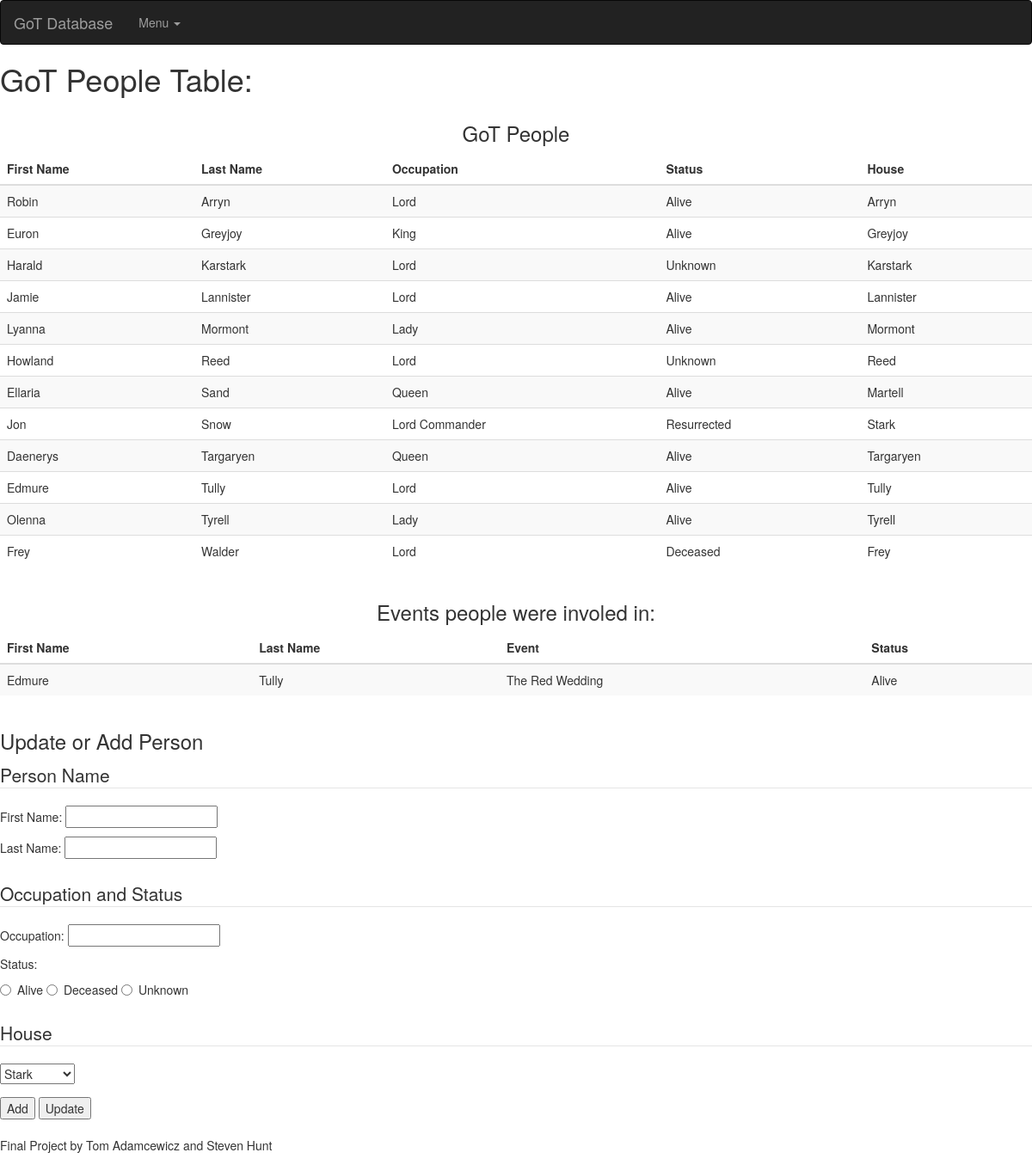
Before: /gotpeople.php with the older database file.
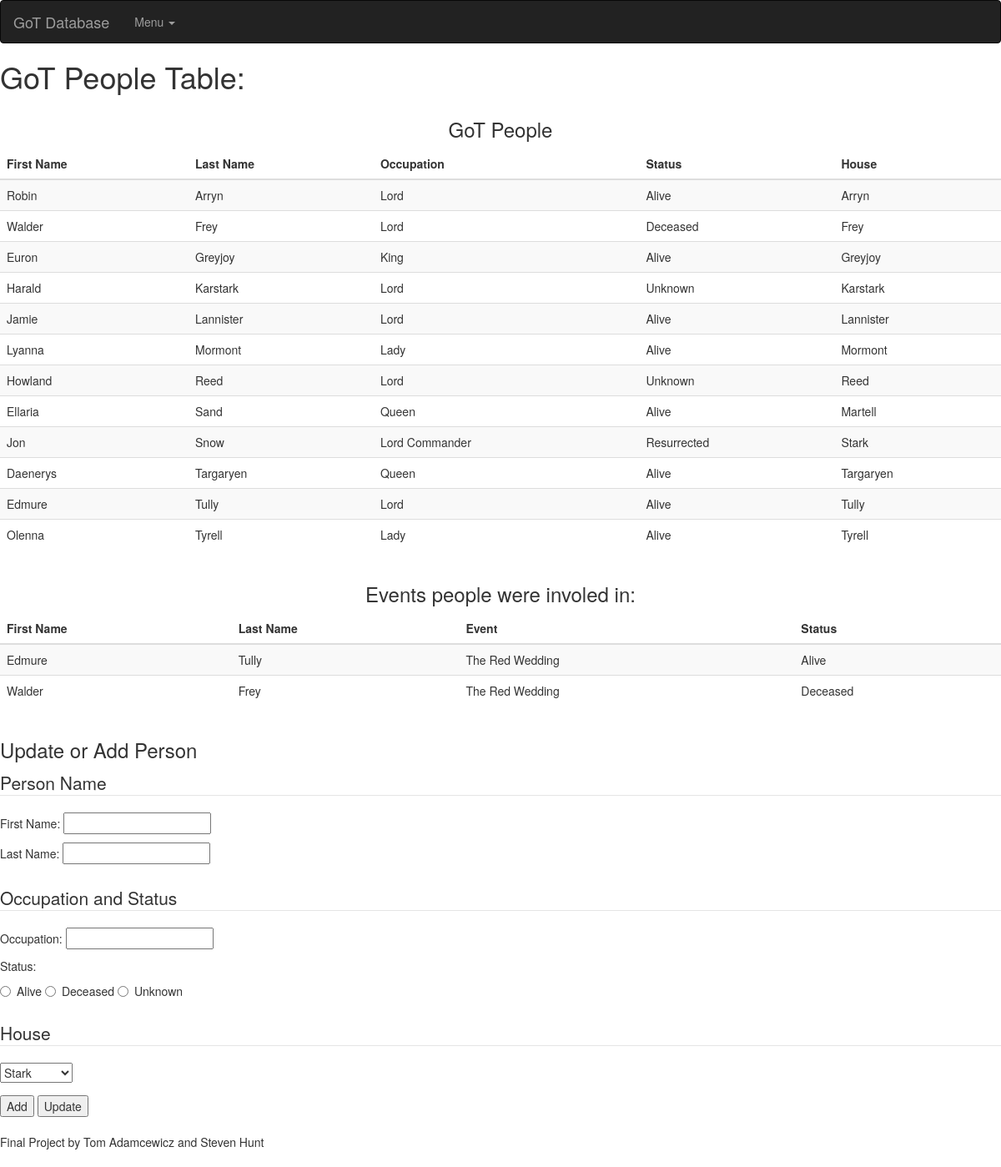
After: the same page with the newer database file.
### tables this page shows
CREATE TABLE GoTPeople
(
 id INT AUTO_INCREMENT PRIMARY KEY,
 FirstName VARCHAR(255) NOT NULL,
 LastName VARCHAR(255),
 Occupation VARCHAR(255),
 Status VARCHAR(255),
 HouseId INT
);

CREATE TABLE GoTHouses
(
 id INT AUTO_INCREMENT PRIMARY KEY,
 Name VARCHAR(255) NOT NULL,
 HeadId INT,
 Colors VARCHAR(255) NOT NULL,
 Sigil VARCHAR(255) NOT NULL,
 HouseWords VARCHAR(255), 
 FOREIGN KEY(HeadId) REFERENCES GoTPeople(id)
 ON DELETE SET NULL ON UPDATE CASCADE
);

### gotpeople.php (the view, shortened to what this page needs)
<?php
$dbhost = 'oniddb.cws.oregonstate.edu';
$dbname = 'adamcewt-db';
$dbuser = 'adamcewt-db';
$dbpass = 'lvM53HhGM1h1R6OO';
$mysqli = new mysqli($dbhost, $dbuser, $dbpass, $dbname);
?>
<!DOCTYPE html>
<html lang="en">
<head>
    <link href="css/bootstrap.min.css" rel="stylesheet">
</head>
<body>
<nav class="navbar navbar-inverse">
      <div class="container-fluid">
        <div class="navbar-header">
          <a class="navbar-brand" href="index.php">GoT Database</a>
        </div>
        <div class="collapse navbar-collapse" id="bs-example-navbar-collapse-2">
          <ul class="nav navbar-nav">
            <li class="dropdown">
              <a aria-expanded="false" class="dropdown-toggle" data-toggle="dropdown" href="#" role="button">Menu <span class="caret"></span></a>
            </li>
          </ul>
        </div>
      </div>
    </nav>
    <h1>GoT People Table:</h1>
<div class="table-responsive">
<table class="table table-sm table-striped table-hover">
	<h3 class="text-center">GoT People</h3>
  <thead class="thead thead-default">
		<tr>
			<th>First Name</th>
			<th>Last Name</th>
			<th>Occupation</th>
      <th>Status</th>
      <th>House</th>
		</tr>
  </thead>
<?php
if(!($stmt = $mysqli->prepare("SELECT p.FirstName, p.LastName, p.Occupation, p.Status, h.Name FROM GoTPeople p
    INNER JOIN GoTHouses h ON p.HouseId = h.id ORDER BY p.LastName"))){
  echo "Prepare failed: "  . $stmt->errno . " " . $stmt->error;
}
if(!$stmt->execute()){
  echo "Execute failed: "  . $mysqli->connect_errno . " " . $mysqli->connect_error;
}
if(!$stmt->bind_result($FirstName, $LastName, $Occupation, $Status, $HouseId)){
	echo "Bind failed: "  . $mysqli->connect_errno . " " . $mysqli->connect_error;
}
while($stmt->fetch()){
 echo "<tr>\n<td>" . $FirstName . "</td>\n<td>" . $LastName . "</td>\n<td>" . $Occupation . "</td>\n<td>" . $Status . "</td><td>". $HouseId . "</td>\n</tr>\n";
}
?>
</table>
</div>
<div class="table-responsive">
<table class="table table-sm table-striped table-hover">
  <h3 class="text-center">Events people were involed in:</h3>
  <thead class="thead thead-default">
    <tr>
      <th>First Name</th>
      <th>Last Name</th>
      <th>Event</th>
      <th>Status</th>
    </tr>
  </thead>
  <?php
if(!($stmt = $mysqli->prepare("SELECT p.FirstName, p.LastName, e.Name, p.Status FROM GoTPeople p
    INNER JOIN GoTPeopleEvents gpe ON p.id = gpe.pid
    INNER JOIN GoTEvents e ON gpe.eid = e.id GROUP BY p.FirstName ORDER BY e.Name"))){
  echo "Prepare failed: "  . $stmt->errno . " " . $stmt->error;
}
if(!$stmt->execute()){
  echo "Execute failed: "  . $mysqli->connect_errno . " " . $mysqli->connect_error;
}
if(!$stmt->bind_result($FirstName, $LastName, $Event, $Status)){
  echo "Bind failed: "  . $mysqli->connect_errno . " " . $mysqli->connect_error;
}
while($stmt->fetch()){
 echo "<tr>\n<td>" . $FirstName . "</td>\n<td>" . $LastName . "</td>\n<td>" . $Event . "</td><td>". $Status . "</td>\n</tr>\n";
}
?>
</table>
</div>
<div class="form">
<h3>Update or Add Person</h3>
<form class="form-block" method="post" action="gotpeople_add_update.php">
    <fieldset class="form-group">
      <legend>Person Name</legend>
      <p>First Name: <input type="text" name="FirstName" /></p>
      <p>Last Name: <input type="text" name="LastName" /></p>
    </fieldset>
    <fieldset class="form-group">
      <legend>Occupation and Status</legend>
      <p>Occupation: <input type="text" name="Occupation" /></p>
      <p>Status:</p>
      <div class="radio">
      <label><input type="radio" name="Status" value="Alive">Alive</label>
      <label><input type="radio" name="Status" value="Deceased">Deceased</label>
      <label><input type="radio" name="Status" value="Unknown">Unknown</label>
      </div>
    </fieldset>
    <fieldset class="form-group">
      <legend>House</legend>
      <select name="HouseId">
<?php
if(!($stmt = $mysqli->prepare("SELECT id, Name FROM GoTHouses"))){
  echo "Prepare failed: "  . $stmt->errno . " " . $stmt->error;
}
if(!$stmt->execute()){
  echo "Execute failed: "  . $mysqli->connect_errno . " " . $mysqli->connect_error;
}
if(!$stmt->bind_result($id, $Name)){
  echo "Bind failed: "  . $mysqli->connect_errno . " " . $mysqli->connect_error;
}
while($stmt->fetch()){
  echo '<option value=" '. $id . ' "> ' . $Name . '</option>\n';
}
?>
    </select>
    </fieldset>
    <input type="submit" name="Add" value="Add" />
    <input type="submit" name="Update" value="Update" />
  </form>
</div>
<br>
<footer> Final Project by Tom Adamcewicz and Steven Hunt</footer>
<br>
</body>
</html

Changed rows visible on the page:
changed gotpeople "Walder": FirstName "Frey" → "Walder"; LastName "Walder" → "Frey"; moves up the list
Other visible differences:
new list line: "Walder Frey The Red Wedding Deceased"
